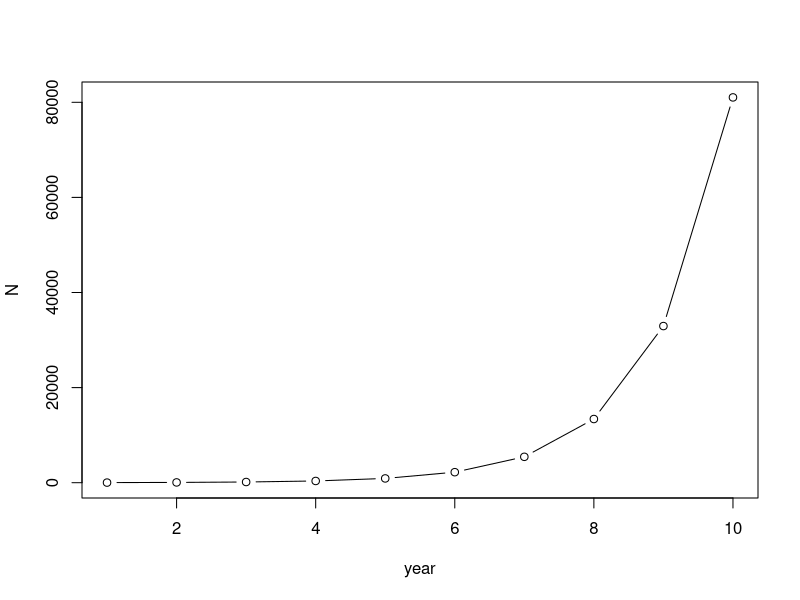

Source code (R):
## Population growth parameters
N0 <- 10 # initial population size
b	<- 1.7 # birth rate
d	<- 0.8 # death rate
r	<- b - d # Instantaneous population growth rate: calculated as birth - death rate

## Defining the time period of interest
year <- 1:10 # sequence of years from 1 to 10

## Calculating population growth
# Population size in any given year:
# calculated as initial population size * e^(Instantaneous population growth rate * number of years elapsed)
N <- N0*exp(r*year)

## Plotting
# plotting with year on the x axis and population size on the y axis
# type "b" indicates that the plot should use both lines and points
plot(year, N, type = "b") 
